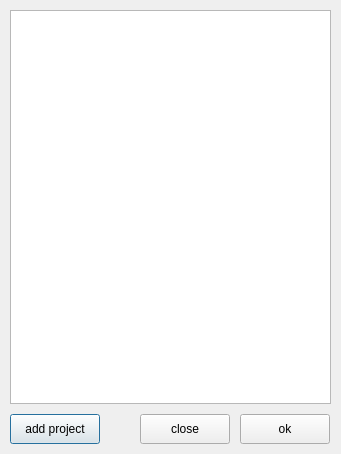
<?xml version="1.0" encoding="UTF-8"?>
<ui version="4.0">
 <class>ProjectsWindow</class>
 <widget class="QDialog" name="ProjectsWindow">
  <property name="geometry">
   <rect>
    <x>0</x>
    <y>0</y>
    <width>341</width>
    <height>454</height>
   </rect>
  </property>
  <property name="minimumSize">
   <size>
    <width>341</width>
    <height>454</height>
   </size>
  </property>
  <property name="maximumSize">
   <size>
    <width>341</width>
    <height>454</height>
   </size>
  </property>
  <property name="windowTitle">
   <string>Dialog</string>
  </property>
  <widget class="QListWidget" name="projects_list">
   <property name="geometry">
    <rect>
     <x>10</x>
     <y>10</y>
     <width>321</width>
     <height>394</height>
    </rect>
   </property>
  </widget>
  <widget class="QPushButton" name="create_project_button">
   <property name="geometry">
    <rect>
     <x>10</x>
     <y>414</y>
     <width>90</width>
     <height>30</height>
    </rect>
   </property>
   <property name="text">
    <string>add project</string>
   </property>
  </widget>
  <widget class="QPushButton" name="close_button">
   <property name="geometry">
    <rect>
     <x>140</x>
     <y>414</y>
     <width>90</width>
     <height>30</height>
    </rect>
   </property>
   <property name="text">
    <string>close</string>
   </property>
  </widget>
  <widget class="QPushButton" name="close_button_2">
   <property name="geometry">
    <rect>
     <x>240</x>
     <y>414</y>
     <width>90</width>
     <height>30</height>
    </rect>
   </property>
   <property name="text">
    <string>ok</string>
   </property>
  </widget>
 </widget>
 <resources/>
 <connections/>
</ui>
